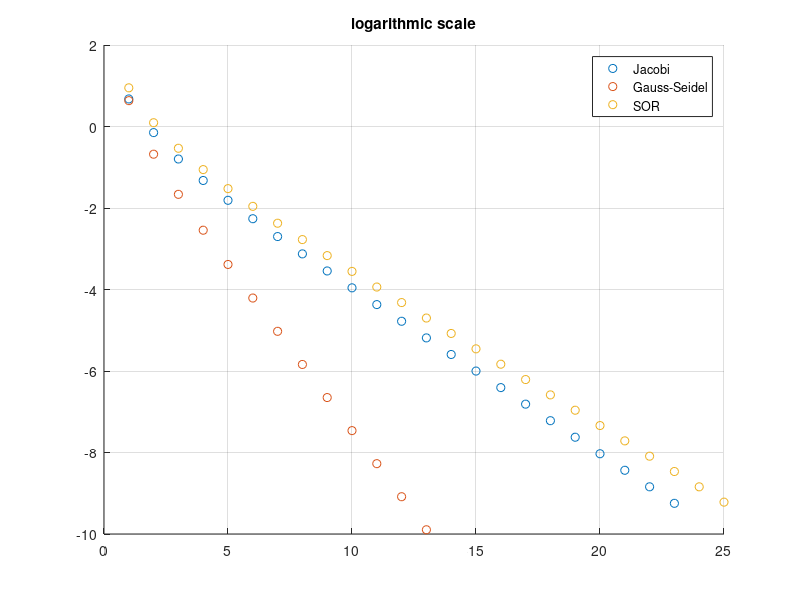
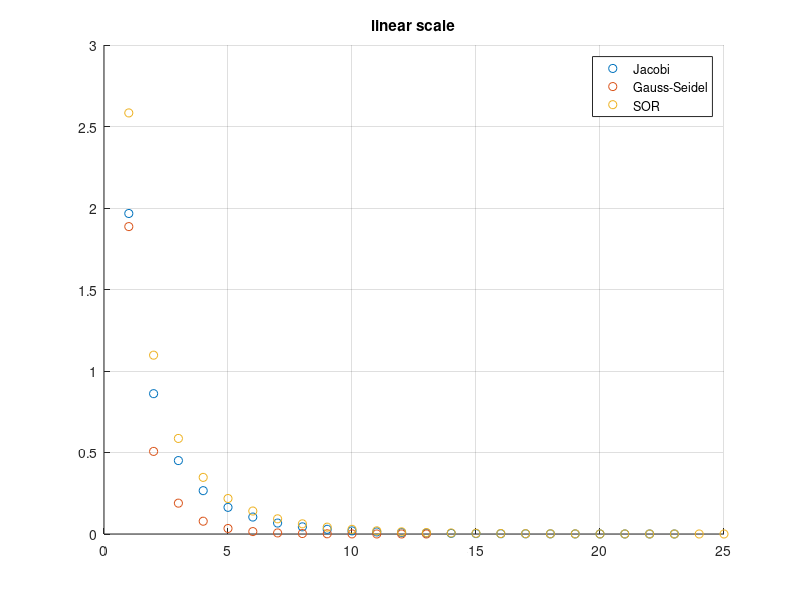

Reproduce these figures in MATLAB, in order.
function problem2
close all;
n = 4;

A =[ 2     0    -1    -1
     0     2    -1    -1
    -1    -1     2     0
    -1    -1     0     2];

b=[1 1 2 3]';

x = zeros(n,1);
A = A + eye(n);

[xj, Rjac] = jacobi(A,b,x);
[xgs, Rleib] = gauss_leib(A,b,x);
[xSOR, RSOR] = SOR(A,b,x);

res_jac  = norm(A*xj - b)/norm(xj);
res_leib = norm(A*xgs - b)/norm(xgs);
res_SOR  = norm(A*xSOR-b)/norm(xSOR);

hold on
plot(log(Rjac), 'o')
plot(log(Rleib), 'o')
plot(log(RSOR), 'o')
legend('Jacobi','Gauss-Seidel','SOR');
title('logarithmic scale');
grid on;
hold off

figure
hold on
plot((Rjac), 'o')
plot((Rleib), 'o')
plot((RSOR), 'o')
legend('Jacobi','Gauss-Seidel','SOR');
title('linear scale');
grid on;
hold off
end

%% Jacobi method implementation
function [x, R] = jacobi(A,b,x)
R = [];
D = diag(diag(A));
L = tril(A,-1);
U = triu(A,1);
B = -inv(D)*(L+U);
sr_j = max(abs(eig(B)))
c = D\b;
for i=1:70
x = B* x + c;
R(i) = norm(A*x - b)/norm(x);
 if (R(i) < 1e-4)
 break
 end
end
 it_jac = i;
 it_jac
end

%% Liebmann method implementation
function [x, R] = gauss_leib(A,b,x)
R = [];
D = diag(diag(A));
L = tril(A,-1);
U = triu(A,1);
B = -inv(L+D)*(U);
sr_leib = max(abs(eig(B)))
c = (L+D)\b;
for i=1:70
x = B*x+c;
R(i) = norm(A*x - b)/norm(x);
 if (R(i) < 1e-4)
 break
 end
end
 it_leib = i;
 it_leib
end

%% The method of successive over-relaxation
function [x, R] = SOR(A,b,x)
R = [];
D = diag(diag(A));
L = tril(A,-1);
U = triu(A,1);
w = 0.7;
% w=1.3;
% w=1;
B = (D+w*L) \ ((1-w)*D - w*U);
sr_SOR = max(abs(eig(B)))
c = w*((D+w*L)\b);
for i=1:70
x = B*x+c;
R(i) = norm(A*x - b)/norm(x);
 if (R(i) < 1e-4)
 break
 end
end
it_SOR = i;
it_SOR
end